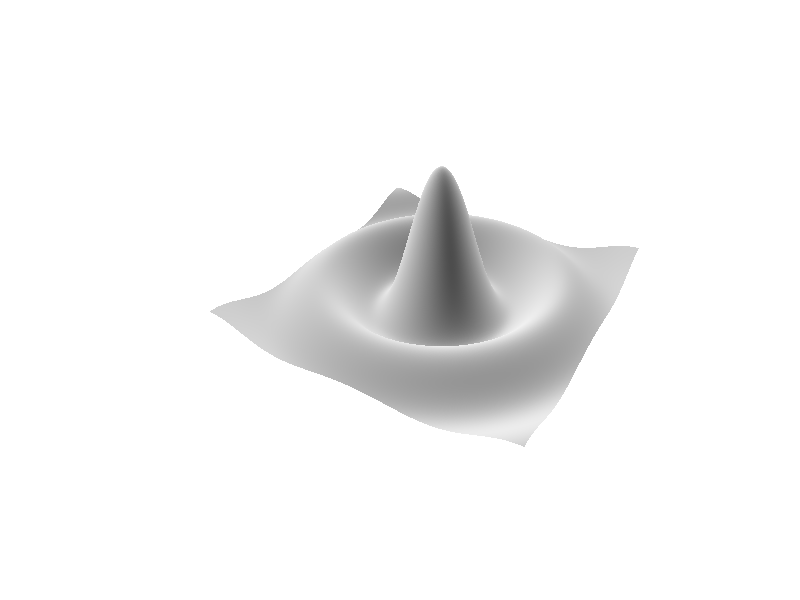

This chart was generated by the following R code:
f <- function(x) {
  r <- sqrt(x[1]^2 + x[2]^2)
  10 * sin(r) / r
}
x <- seq(-10, 10, length.out=1000)
grid <- expand.grid(x=x, y=x)
head(grid, n = 3)
system.time({z <- apply(grid, 1, f)})

par(mfrow = c(1,1))
dim(z) <- c(length(x), length(x))
persp(x, x, z, theta=30, phi=30, expand=0.5, col='white', border=NA, shade=0.3, box=FALSE)

availablePackages <- available.packages()[,1]
install.packages(availablePackages)
